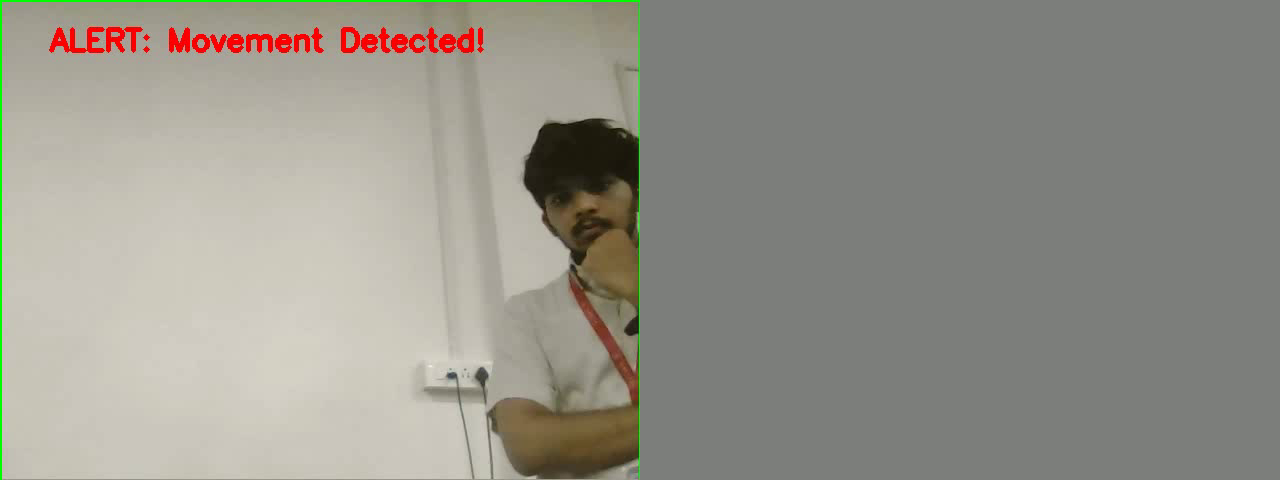
#> input picture frame 0 of Project/output.avi, 1280 x 480 px, given in place of the camera
$ python alert.py
#> lines starting #> are read from the running program, lines starting #| are printed output that depends on the picture; after the words box and inside, x2 and y2 are one past the last pixel; in counts of white or black regions, pixels touching at a corner belong together
import cv2
import winsound
import numpy as np

cap = cv2.VideoCapture(0)
back_sub = cv2.createBackgroundSubtractorMOG2()
heavy_movement_threshold = 2000

fourcc = cv2.VideoWriter_fourcc(*'XVID')
out = cv2.VideoWriter('C://Users//kisho//OneDrive//Desktop//Amrita//SEM 3//Computer Networks//project//output.avi', fourcc, 20.0, (1280, 480))

while True:
    ret, frame = cap.read()
#> frame is the input picture: shape (480, 1280, 3); mean B, G, R 138.7, 147.8, 149.9

    if not ret:
        break

    fg_mask = back_sub.apply(frame)
#> fg_mask: shape (480, 1280); every value is 127
    kernel = cv2.getStructuringElement(cv2.MORPH_ELLIPSE, (5, 5))
    fg_mask = cv2.morphologyEx(fg_mask, cv2.MORPH_OPEN, kernel)
    fg_mask = cv2.morphologyEx(fg_mask, cv2.MORPH_CLOSE, kernel)

    contours, _ = cv2.findContours(fg_mask, cv2.RETR_EXTERNAL, cv2.CHAIN_APPROX_SIMPLE)
#> contours = [[[0, 0], [0, 479], [1279, 479], [1279, 0]]]
    heavy_movement_detected = False

    for contour in contours:
        if cv2.contourArea(contour) > heavy_movement_threshold:
            x, y, w, h = cv2.boundingRect(contour)
            cv2.rectangle(frame, (x, y), (x + w, y + h), (0, 255, 0), 2)
            heavy_movement_detected = True
#> this loop made 1 pass
#> (contour, x, y, w, h, heavy_movement_detected) on pass 1: ([[0, 0], [0, 479], [1279, 479], [1279, 0]], 0, 0, 1280, 480, True)
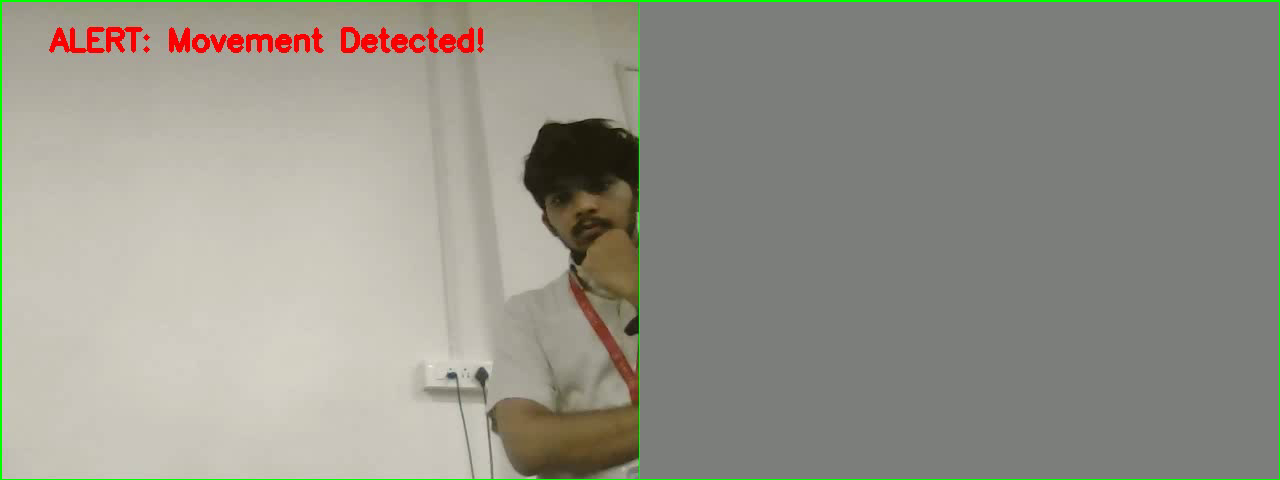
#> frame: shape (480, 1280, 3); 0.82% of pixels changed, all inside (x1, y1, x2, y2) = (0, 0, 1280, 480)

    if heavy_movement_detected:
        cv2.putText(frame, "ALERT: Movement Detected!", (50, 50),
                    cv2.FONT_HERSHEY_SIMPLEX, 1, (0, 0, 255), 3)
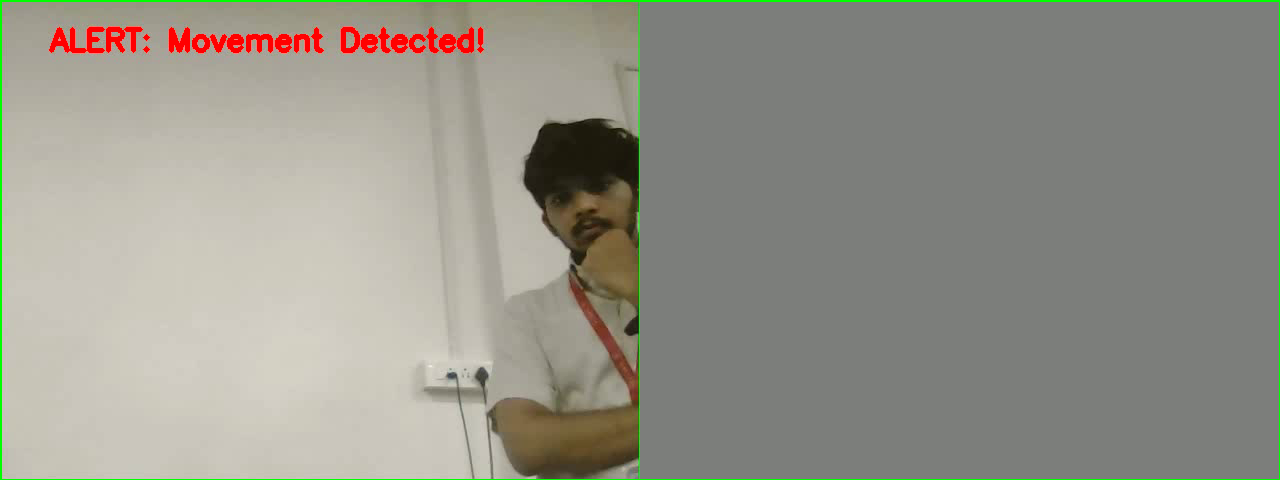
#> frame: shape (480, 1280, 3); 0.76% of pixels changed, all inside (x1, y1, x2, y2) = (49, 27, 484, 53)
        winsound.Beep(1000, 500)
        #winsound.Beep(2000, 500)
        #winsound.Beep(500, 500)

    fg_mask_bgr = cv2.cvtColor(fg_mask, cv2.COLOR_GRAY2BGR)
#> fg_mask_bgr: shape (480, 1280, 3); every value is 127
    combined = np.hstack((frame, fg_mask_bgr))
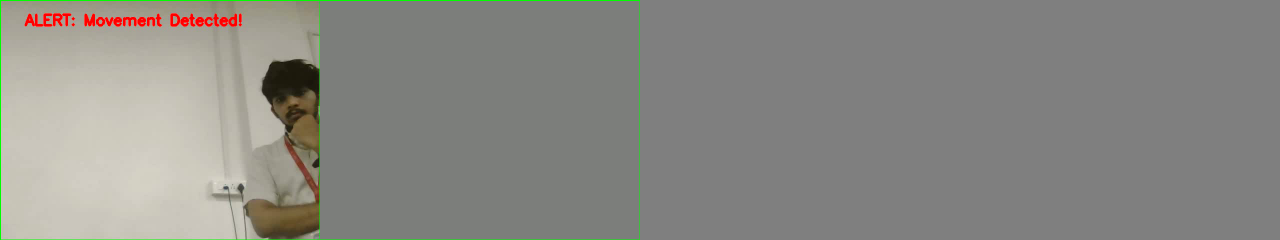
#> combined: shape (480, 2560, 3) (shown at 1/2 size); mean B, G, R 132.5, 137.7, 138.2

    out.write(combined)

    cv2.imshow('Combined Output', combined)

    if cv2.waitKey(30) & 0xFF == ord('q'):
#> (key q is pressed here)
        break

cap.release()
out.release()
cv2.destroyAllWindows()
